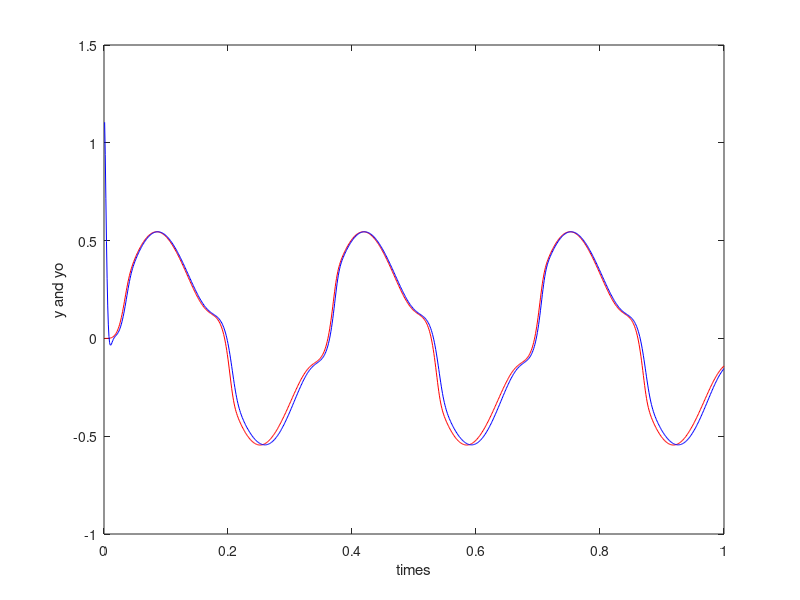
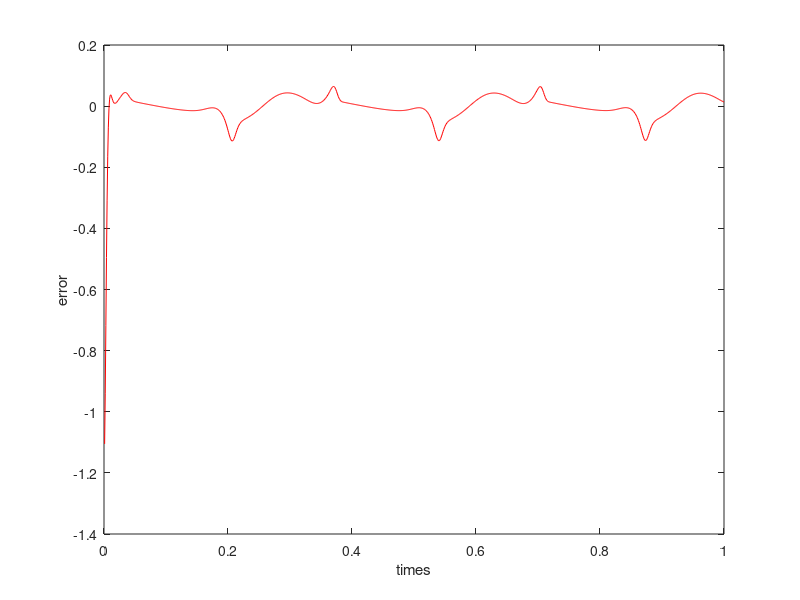
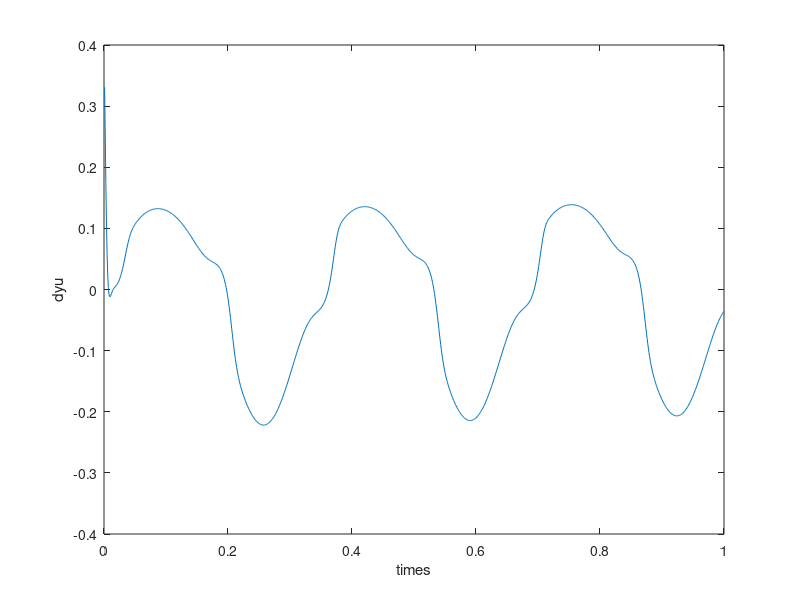

The MATLAB source for these figures, in order:
clear all; close all; clc; 
eta = 0.1 ; alp = 0.5 ; 
wj0 = rand(6,1) ; wj01 = wj0 ; wj02= wj01 ; 
wij = rand(2,6) ; wij1 = wij ; wij2= wij1 ;
dwij=0*wij; 
x = [0;0] ; u1 = 0 ; y1 = 0 ; 
I = zeros(6,1) ; Iout = zeros(6,1) ; FI = zeros(6,1) ; 
ts=0.001;
for k=1:1:1000
time(k)=k*ts;

    u(k)=0.50*sin(3*2*pi*k*ts);
    y(k)=u1^3+y1/(1+y1^2);
    x = [u(k);y(k)] ;
    for j = 1:6 
        I(j) = x'*wij(:,j);
        Iout(j)=1/(1+exp(-I(j)));
    end
    yo(k) = wj0'*Iout ; 
    e(k)=y(k)-yo(k);
    wj0=wj01+(eta*e(k))*Iout+alp*(wj01-wj02);
    for j=1:1:6
      FI(j)=exp(-I(j))/(1+exp(-I(j)))^2;
    end
    for i=1:1:2     
      for j=1:1:6
       dwij(i,j)=e(k)*eta*FI(j)*wj0(j)*x(i);
      end
    end
    wij=wij1+dwij+alp*(wij1-wij2);
    yu=0;
    for j=1:1:6
      yu=yu+wj0(j)*wij(1,j)*FI(j);
    end

dyu(k)=yu;
wij2=wij1;wij1=wij;
wj02=wj01;wj01=wj0;
u1=u(k);
y1=y(k);
end
figure(1);
plot(time,y,'r',time,yo,'b');
xlabel('times');ylabel('y and yo');
figure(2);
plot(time,y-yo,'r');
xlabel('times');ylabel('error');
figure(3);
plot(time,dyu);
xlabel('times');ylabel('dyu');
    
